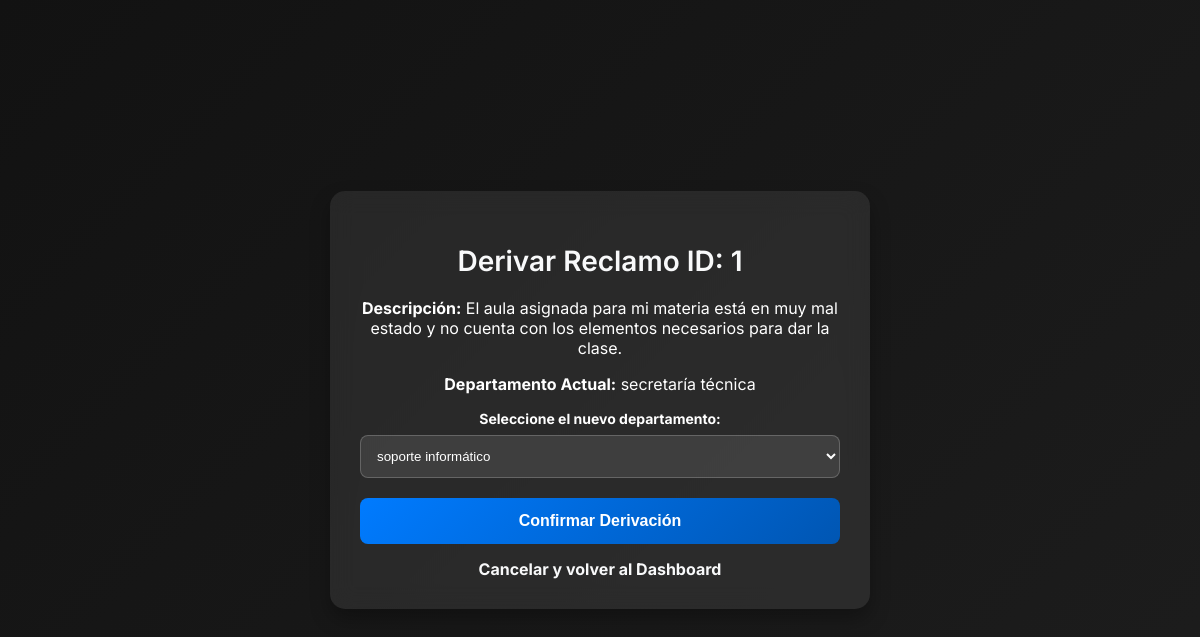
Screenshot of /derivar/1 (signed in) with the database file from the repository.
### modules/modelos.py (models this page shows, shortened)
class ModeloReclamo(Base):
    __tablename__= 'reclamos'
    id= Column(Integer, primary_key=True)
    descripcion= Column(String(1000), nullable=False)
    estado= Column(String(50), default="pendiente") #El estado. Puede ser Pendiente, o Resuelto
    departamento= Column(String(100), nullable=False)
    fecha_creacion= Column(DateTime, default=datetime.utcnow)
    fecha_resolucion= Column(DateTime, nullable=True)
    id_usuario= Column(Integer, ForeignKey('usuarios.id')) #Reclamo ligado a usuario
    foto = Column(String(255), nullable=True)

### server.py (the view, shortened to what this page needs)
@app.route('/derivar/<int:id>', methods=['GET', 'POST'])
@login_required
def derivar_reclamo(id):
    if not current_user.es_secretario():
        flash("Acceso denegado. Solo la Secretaría Técnica puede derivar reclamos.", "error")
        return redirect(url_for('dashboard'))
    reclamo = gestor_reclamos.obtener_reclamo(id)
    if not reclamo:
        flash("Reclamo no encontrado.", "error")
        return redirect(url_for('dashboard'))
    departamentos = gestor_reclamos.obtener_departamentos()
    return render_template('derivar_reclamo.html', reclamo=reclamo, departamentos=departamentos)

### modules/dominio.py (called while the page is built)
    @property
    def id(self):
        return self.__id

    @property
    def descripcion(self):
        return self.__descripcion

    @property
    def departamento(self):
        return self.__departamento

    @id.setter
    def id(self, p_id):
        if p_id is not None and not isinstance(p_id, int):
            raise ValueError("El id debe ser un número entero")
        self.__id=p_id

    @descripcion.setter
    def descripcion(self, p_descripcion):
        if not isinstance(p_descripcion, str) or p_descripcion.strip() == "":
            raise ValueError("La descripcion no puede estar vacía")
        self.__descripcion= p_descripcion.strip()

    @estado.setter
    def estado(self, p_estado):
        if p_estado not in ["pendiente", "resuelto", "en proceso","inválido"]:
            raise ValueError("El estado debe ser 'pendiente', 'resuelto', 'en proceso' o 'invalido'")
        self.__estado=p_estado

    @id_usuario.setter
    def id_usuario(self, p_id_usuario):
        if  p_id_usuario is not None and not isinstance(p_id_usuario, int):
            raise ValueError("El ID de usuario debe ser un número entero")
        self.__id_usuario=p_id_usuario

    @departamento.setter
    def departamento(self, p_departamento):
        if not isinstance(p_departamento, str) or p_departamento.strip()== "":
            raise ValueError("El departamento no puede estar vacío")
        self.__departamento=p_departamento

    @fecha_creacion.setter
    def fecha_creacion(self, p_fecha_creacion):
        self.__fecha_creacion= p_fecha_creacion

    @foto.setter
    def foto(self, p_foto):
        self.__foto=p_foto

    @fecha_resolucion.setter
    def fecha_resolucion(self, p_fecha_resolucion):
        self.__fecha_resolucion= p_fecha_resolucion

    @property
    def id(self):
        return self.__id

    @property
    def nombre(self):
        return self.__nombre

    @property
    def apellido(self):
        return self.__apellido

    @property
    def username(self):
        return self.__username

    @property
    def email(self):
        return self.__email

    @property
    def password(self):
        return self.__password

    @property
    def rol(self):
        return self.__rol

    @property
    def departamento(self):
        return self.__departamento

    @property
    def claustro(self):
        return self.__claustro

    @password.setter # This line should have the correct indentation
    def password(self, password: str):
        self.__password = password

### templates/derivar_reclamo.html (shortened to what this page needs)
<!DOCTYPE html>
<html lang="es">
<head>
    <link rel="stylesheet" type="text/css" href="{{ url_for('static', filename='style.css') }}">
</head>
<body>
    <div class="container">
        <h2>Derivar Reclamo ID: {{ reclamo.id }}</h2>
        <p><strong>Descripción:</strong> {{ reclamo.descripcion }}</p>
        <p><strong>Departamento Actual:</strong> {{ reclamo.departamento }}</p>
        <form method="POST">
            <label for="nuevo_departamento">Seleccione el nuevo departamento:</label>
            <select name="nuevo_departamento" class="form-control">
                {% for depto in departamentos %}
                    {% if depto != reclamo.departamento %}
                        <option value="{{ depto }}">{{ depto }}</option>
                    {% endif %}
                {% endfor %}
            </select>
            <button type="submit" class="btn-primary" style="margin-top: 20px;">Confirmar Derivación</button>
        </form>
        <a href="{{ url_for('dashboard') }}" style="margin-top: 15px; display: block;">Cancelar y volver al Dashboard</a>
    </div>
</body>
</html>

### static/style.css (style rules this page uses)
body { font-family: 'Inter', sans-serif; background: linear-gradient(135deg, #121212, #1d1d1d); color: #ffffff; margin: 0; display: flex; justify-content: center; align-items: center; min-height: 100vh; }
.container { width: 40%; padding: 30px; background: rgba(255, 255, 255, 0.08); box-shadow: 0px 10px 20px rgba(0, 0, 0, 0.3); border-radius: 15px; backdrop-filter: blur(12px); text-align: center; transition: all 0.3s ease-in-out; }
h2 { font-size: 28px; font-weight: 600; color: #f8f9fa; margin-bottom: 20px; }
label { font-weight: bold; display: block; margin-top: 15px; font-size: 14px; }
.form-control { width: 100%; padding: 12px; margin-top: 8px; border: 1px solid rgba(255, 255, 255, 0.2); border-radius: 8px; background: rgba(255, 255, 255, 0.1); color: #fff; transition: 0.3s; }
.btn-primary { display: block; width: 100%; padding: 14px; font-size: 16px; font-weight: bold; background: linear-gradient(135deg, #007bff, #0056b3); color: white; border: none; border-radius: 8px; cursor: pointer; transition: 0.4s ease-in-out; margin-top: 20px; }
a { color: #f8f9fa; text-decoration: none; font-weight: bold; display: block; margin-top: 20px; transition: 0.3s; }

### rows the page displays
ModeloReclamo: descripcion "El aula asignada para mi materia está en muy mal estado y no cuenta con los elementos necesarios para dar la clase.", departamento "secretaría técnica"

### other values shown
{{ reclamo.id }} "1"
form field nuevo_departamento "soporte informático"
